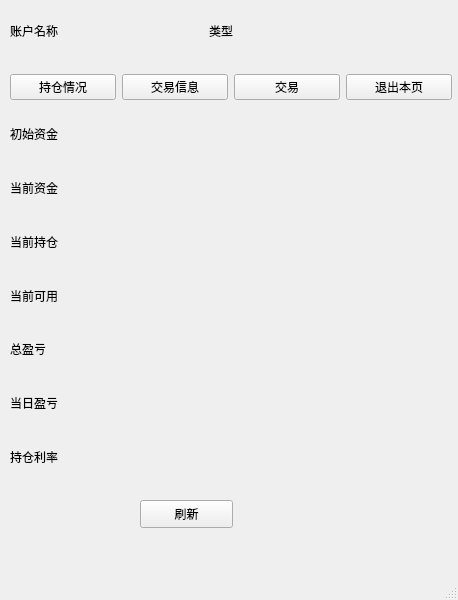
<?xml version="1.0" encoding="UTF-8"?>
<ui version="4.0">
 <class>Account</class>
 <widget class="QMainWindow" name="Account">
  <property name="geometry">
   <rect>
    <x>0</x>
    <y>0</y>
    <width>458</width>
    <height>600</height>
   </rect>
  </property>
  <property name="windowTitle">
   <string>MainWindow</string>
  </property>
  <widget class="QWidget" name="centralwidget">
   <widget class="QWidget" name="horizontalLayoutWidget_2">
    <property name="geometry">
     <rect>
      <x>10</x>
      <y>70</y>
      <width>442</width>
      <height>34</height>
     </rect>
    </property>
    <layout class="QHBoxLayout" name="horizontalLayout_2">
     <item>
      <widget class="QPushButton" name="pushButton">
       <property name="text">
        <string>持仓情况</string>
       </property>
      </widget>
     </item>
     <item>
      <widget class="QPushButton" name="pushButton_2">
       <property name="text">
        <string>交易信息</string>
       </property>
      </widget>
     </item>
     <item>
      <widget class="QPushButton" name="pushButton_3">
       <property name="text">
        <string>交易</string>
       </property>
      </widget>
     </item>
     <item>
      <widget class="QPushButton" name="pushButton_4">
       <property name="text">
        <string>退出本页</string>
       </property>
      </widget>
     </item>
    </layout>
   </widget>
   <widget class="QLabel" name="label_5">
    <property name="geometry">
     <rect>
      <x>31</x>
      <y>577</y>
      <width>68</width>
      <height>16</height>
     </rect>
    </property>
    <property name="text">
     <string>TextLabel</string>
    </property>
   </widget>
   <widget class="QWidget" name="layoutWidget">
    <property name="geometry">
     <rect>
      <x>10</x>
      <y>110</y>
      <width>391</width>
      <height>371</height>
     </rect>
    </property>
    <layout class="QGridLayout" name="gridLayout">
     <item row="3" column="0">
      <widget class="QLabel" name="currentlyAvailable">
       <property name="text">
        <string>当前可用</string>
       </property>
      </widget>
     </item>
     <item row="6" column="0">
      <widget class="QLabel" name="TodayProfitAndLoss">
       <property name="text">
        <string>当日盈亏</string>
       </property>
      </widget>
     </item>
     <item row="4" column="0">
      <widget class="QLabel" name="totalProfitAndLoss">
       <property name="text">
        <string>总盈亏</string>
       </property>
      </widget>
     </item>
     <item row="7" column="0">
      <widget class="QLabel" name="holdSharesRate">
       <property name="text">
        <string>持仓利率</string>
       </property>
      </widget>
     </item>
     <item row="0" column="0">
      <widget class="QLabel" name="initialFunding">
       <property name="text">
        <string>初始资金</string>
       </property>
      </widget>
     </item>
     <item row="1" column="0">
      <widget class="QLabel" name="currentFunding">
       <property name="text">
        <string>当前资金</string>
       </property>
      </widget>
     </item>
     <item row="2" column="0">
      <widget class="QLabel" name="currentHoldShares">
       <property name="text">
        <string>当前持仓</string>
       </property>
      </widget>
     </item>
     <item row="0" column="1">
      <widget class="QLabel" name="label">
       <property name="text">
        <string/>
       </property>
      </widget>
     </item>
     <item row="1" column="1">
      <widget class="QLabel" name="label_2">
       <property name="text">
        <string/>
       </property>
      </widget>
     </item>
     <item row="2" column="1">
      <widget class="QLabel" name="label_3">
       <property name="text">
        <string/>
       </property>
      </widget>
     </item>
     <item row="3" column="1">
      <widget class="QLabel" name="label_4">
       <property name="text">
        <string/>
       </property>
      </widget>
     </item>
     <item row="4" column="1">
      <widget class="QLabel" name="label_6">
       <property name="text">
        <string/>
       </property>
      </widget>
     </item>
     <item row="6" column="1">
      <widget class="QLabel" name="label_7">
       <property name="text">
        <string/>
       </property>
      </widget>
     </item>
     <item row="7" column="1">
      <widget class="QLabel" name="label_8">
       <property name="text">
        <string/>
       </property>
      </widget>
     </item>
    </layout>
   </widget>
   <widget class="QWidget" name="layoutWidget">
    <property name="geometry">
     <rect>
      <x>10</x>
      <y>10</y>
      <width>391</width>
      <height>41</height>
     </rect>
    </property>
    <layout class="QHBoxLayout" name="horizontalLayout">
     <item>
      <widget class="QLabel" name="accountName">
       <property name="text">
        <string>账户名称</string>
       </property>
      </widget>
     </item>
     <item>
      <widget class="QLabel" name="label_9">
       <property name="text">
        <string/>
       </property>
      </widget>
     </item>
     <item>
      <widget class="QLabel" name="type">
       <property name="text">
        <string>类型</string>
       </property>
      </widget>
     </item>
     <item>
      <widget class="QLabel" name="label_10">
       <property name="text">
        <string/>
       </property>
      </widget>
     </item>
    </layout>
   </widget>
   <widget class="QPushButton" name="pushButton_5">
    <property name="geometry">
     <rect>
      <x>140</x>
      <y>500</y>
      <width>93</width>
      <height>28</height>
     </rect>
    </property>
    <property name="text">
     <string>刷新</string>
    </property>
   </widget>
  </widget>
  <widget class="QMenuBar" name="menubar">
   <property name="geometry">
    <rect>
     <x>0</x>
     <y>0</y>
     <width>458</width>
     <height>26</height>
    </rect>
   </property>
  </widget>
  <widget class="QStatusBar" name="statusbar"/>
 </widget>
 <resources/>
 <connections/>
</ui>
